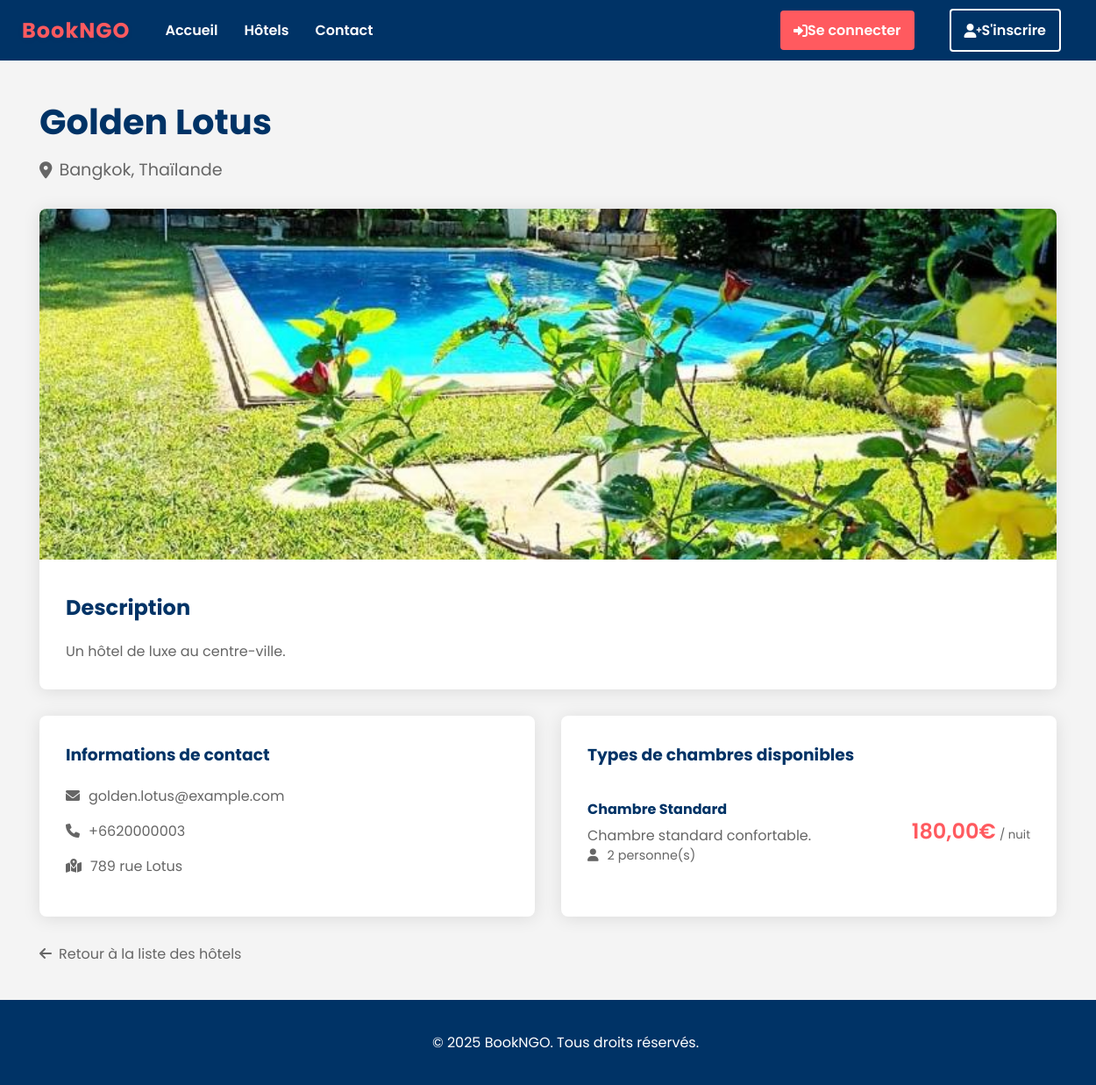
The app's page /hotels/6/, older data.
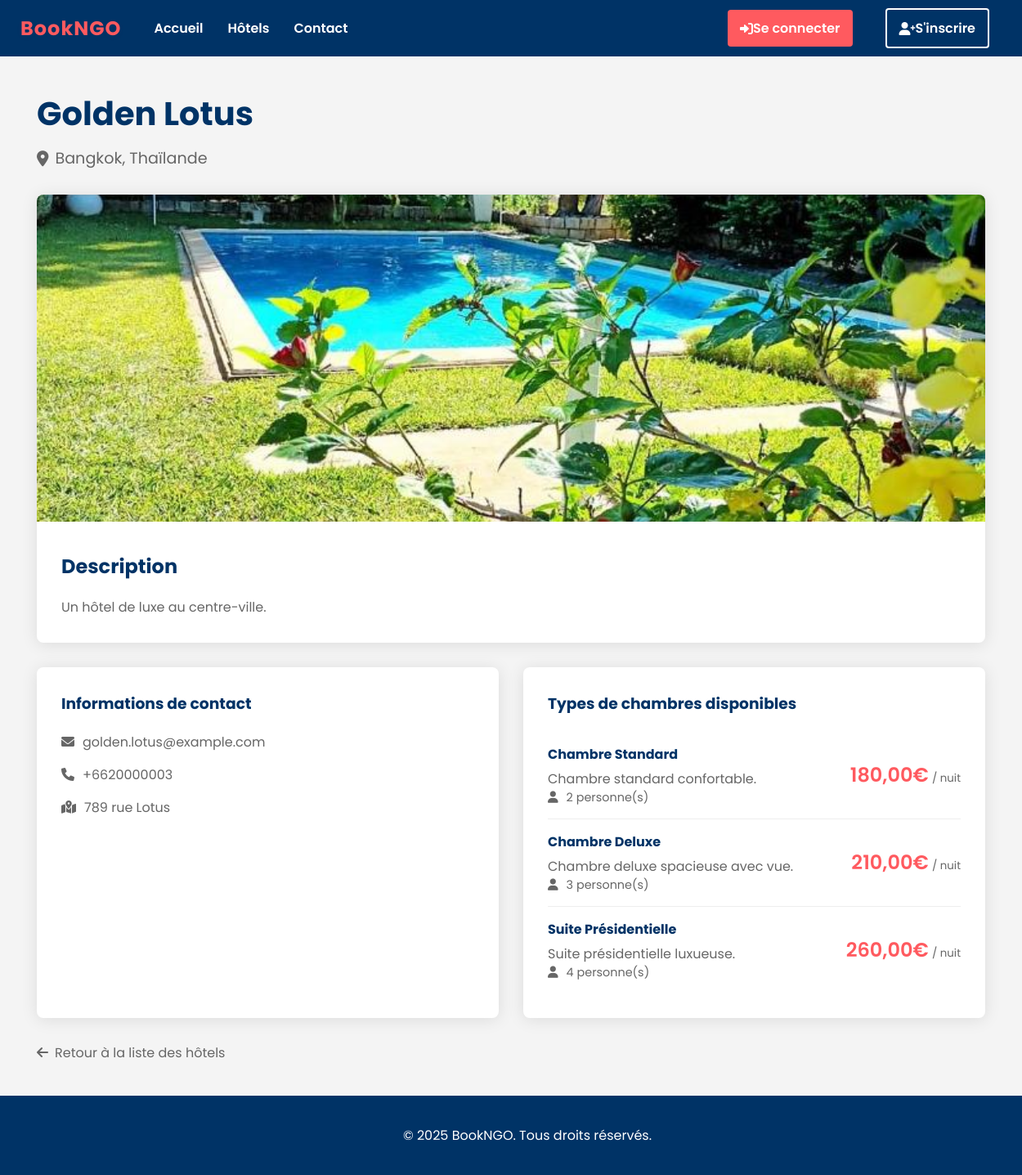
The same page, newer data.
### hotel_app/models.py (models this page shows, shortened)
class RoomType(models.Model):
    STANDARD = 'standard'
    DELUXE = 'deluxe'
    PRESIDENTIELLE = 'presidentielle'
    TYPE_CHOICES = (
        (STANDARD, 'Chambre Standard'),
        (DELUXE, 'Chambre Deluxe'),
        (PRESIDENTIELLE, 'Suite Présidentielle'),
    )
    hotel = models.ForeignKey(Hotel, on_delete=models.CASCADE, related_name='room_types')
    name = models.CharField(max_length=50, choices=TYPE_CHOICES)
    description = models.TextField()
    base_price = models.DecimalField(max_digits=10, decimal_places=2)
    capacity = models.PositiveIntegerField()
    amenities = models.TextField(blank=True)

class Hotel(models.Model):
    owner = models.ForeignKey(User, on_delete=models.CASCADE, related_name='hotels')
    name = models.CharField(max_length=255)
    description = models.TextField()
    address = models.TextField()
    city = models.CharField(max_length=100)
    country = models.CharField(max_length=100)
    email = models.EmailField()
    phone = models.CharField(max_length=20)
    image = models.ImageField(upload_to='hotels/', null=True, blank=True)
    base_price = models.DecimalField(max_digits=10, decimal_places=2, default=0)

### hotel_app/views.py (the view)
# urls.py: path('hotels/<int:pk>/', hotel_detail, name='hotel-detail'),
def hotel_detail(request, pk):
    hotel = get_object_or_404(Hotel, pk=pk)
    room_types = hotel.room_types.all()
    return render(request, 'hotel_app/hotel_detail.html', {
        'hotel': hotel,
        'room_types': room_types
    })

### templates/hotel_app/hotel_detail.html (shortened to what this page needs)
{% extends "base.html" %}
{% block content %}
<div class="hotel-detail-container">
    <div class="hotel-header">
        <div class="hotel-title">
            <h1>{{ hotel.name }}</h1>
            <p class="hotel-location">
                <i class="fas fa-map-marker-alt"></i>
                {{ hotel.city }}, {{ hotel.country }}
            </p>
        </div>
    </div>
    <div class="hotel-content">
        <div class="hotel-main-info">
            {% if hotel.image %}
            <img src="{{ hotel.image.url }}" alt="{{ hotel.name }}" class="hotel-image">
            {% else %}
            <img src="https://via.placeholder.com/800x400?text=Hotel+Image" alt="{{ hotel.name }}" class="hotel-image">
            {% endif %}
            <div class="hotel-description">
                <h2>Description</h2>
                <p>{{ hotel.description }}</p>
            </div>
        </div>
        <div class="hotel-details">
            <div class="info-card">
                <h3>Informations de contact</h3>
                <p><i class="fas fa-envelope"></i> {{ hotel.email }}</p>
                <p><i class="fas fa-phone"></i> {{ hotel.phone }}</p>
                <p><i class="fas fa-map-marked-alt"></i> {{ hotel.address }}</p>
            </div>
            <div class="info-card">
                <h3>Types de chambres disponibles</h3>
                {% for room_type in room_types %}
                <div class="room-type-item">
                    <div class="room-type-info">
                        <h4>{{ room_type.get_name_display }}</h4>
                        <p>{{ room_type.description }}</p>
                        <p class="capacity"><i class="fas fa-user"></i> {{ room_type.capacity }} personne(s)</p>
                    </div>
                    <div class="room-type-price">
                        <span>{{ room_type.base_price }}€</span>
                        <small>/ nuit</small>
                    </div>
                </div>
                {% endfor %}
            </div>
        </div>
    </div>
    <div class="back-link">
        <a href="{% url 'hotel-list' %}">
            <i class="fas fa-arrow-left"></i> Retour à la liste des hôtels
        </a>
    </div>
</div>
{% endblock %}

Row changes from the older to the newer data that the page shows:
changed Hotel "Golden Lotus": image: picture added
added RoomType: name "Chambre Deluxe", description "Chambre deluxe spacieuse avec vue.", capacity "3", base_price "210,00"
added RoomType: name "Suite Présidentielle", description "Suite présidentielle luxueuse.", capacity "4", base_price "260,00"
